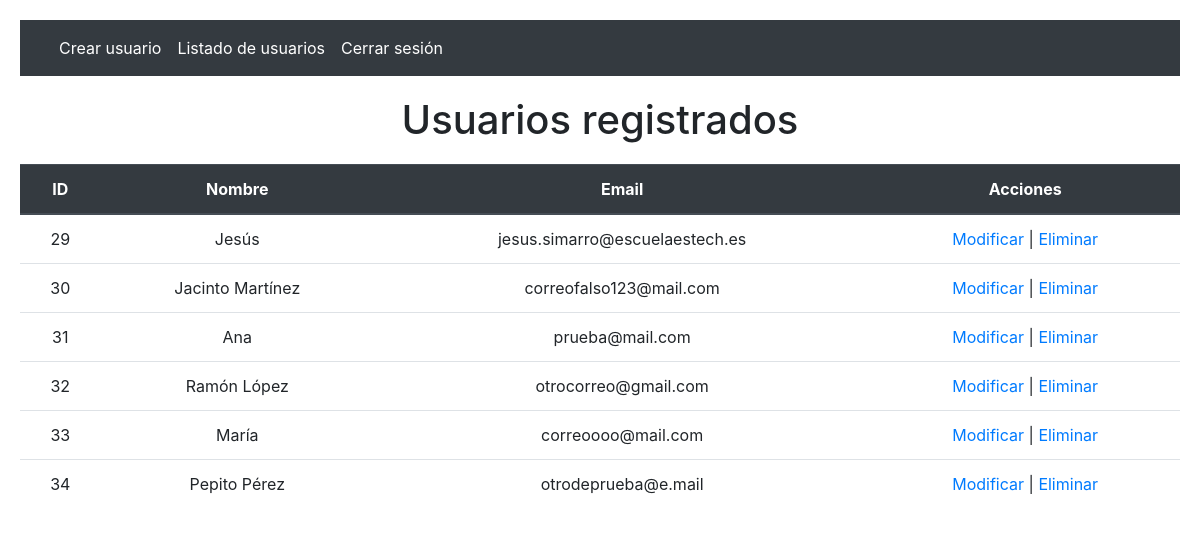
The page /ProyectoFinal/principal.php on the database its author committed.
### tables this page shows
CREATE TABLE `usuarios` (
  `id` int(11) NOT NULL,
  `nombre` varchar(64) NOT NULL,
  `contrasena` varchar(32) NOT NULL,
  `email` varchar(64) NOT NULL,
  `created` datetime NOT NULL,
  `updated` datetime NOT NULL,
  `lastlogin` datetime DEFAULT NULL,
  `type` int(1) NOT NULL
);

### ProyectoFinal/principal.php (the view, shortened to what this page needs)
<!DOCTYPE html>
<html lang="es">
<head>
  <link rel="stylesheet" href="https://cdnjs.cloudflare.com/ajax/libs/twitter-bootstrap/4.6.0/css/bootstrap.min.css">
  <link rel="stylesheet" href="style.css">
</head>
<body>
  <header>
  <nav class="navbar navbar-expand-lg navbar-dark bg-dark">
    <div class="container-fluid">
      <div class="collapse navbar-collapse" id="navbarText">
        <ul class="navbar-nav me-auto mb-2 mb-lg-0">
          <li class="nav-item">
            <a class="nav-link active" aria-current="page" href="registro.php">Crear usuario</a>
          </li>
          <li class="nav-item">
            <a class="nav-link active" aria-current="page" href="#">Listado de usuarios</a>
          </li>
          <li class="nav-item">
            <a class="nav-link active" aria-current="page" href="logout.php">Cerrar sesión</a>
          </li>
        </ul>
      </div>
    </div>
  </nav>
  </header>
  <h1 class="principal">Usuarios registrados</h1>
  <table class="table">
  <thead class="thead-dark">
    <tr>
    <th scope="col">ID</th>
    <th scope="col">Nombre</th>
    <th scope="col">Email</th>
    <th scope="col">Acciones</th>
    </tr>
  </thead>
  <tbody>
    <?php
      $db = new mysqli("localhost", "root", "", "proyectofinal", 3307);
      if ($stmt = $db->prepare("SELECT `id`, `nombre`, `email` FROM `usuarios`")) {
        $stmt->execute();
        $stmt->bind_result($id, $nombre, $email);
        while ($stmt->fetch()) {
          echo "<tr>";
          echo "<td>" . $id . "</td>";
          echo "<td>" . $nombre . "</td>";
          echo "<td>" . $email . "</td>";
          echo "<td> <a href='editar.php?id=$id'>Modificar</a> | <a href='eliminar.php?id=$id'>Eliminar</a> </td>";
          echo "</tr>";
        }
      }
    ?>
  </tbody>
  </table>
</body>
</html>

### ProyectoFinal/style.css (style rules this page uses)
body { margin: 20px; }
h1 { text-align: center; margin-bottom: 20px; }
.principal { margin-top: 20px; }
.nav-link { justify-content: center; text-align: center; }
.thead-dark, td { text-align: center; justify-content: center; }

### rows shown on the page
usuarios: id "29", nombre "Jesús", email "jesus.simarro@escuelaestech.es"
usuarios: id "30", nombre "Jacinto Martínez", email "correofalso123@mail.com"
usuarios: id "31", nombre "Ana", email "prueba@mail.com"
usuarios: id "32", nombre "Ramón López", email "otrocorreo@gmail.com"
usuarios: id "33", nombre "María", email "correoooo@mail.com"
usuarios: id "34", nombre "Pepito Pérez", email "otrodeprueba@e.mail"
